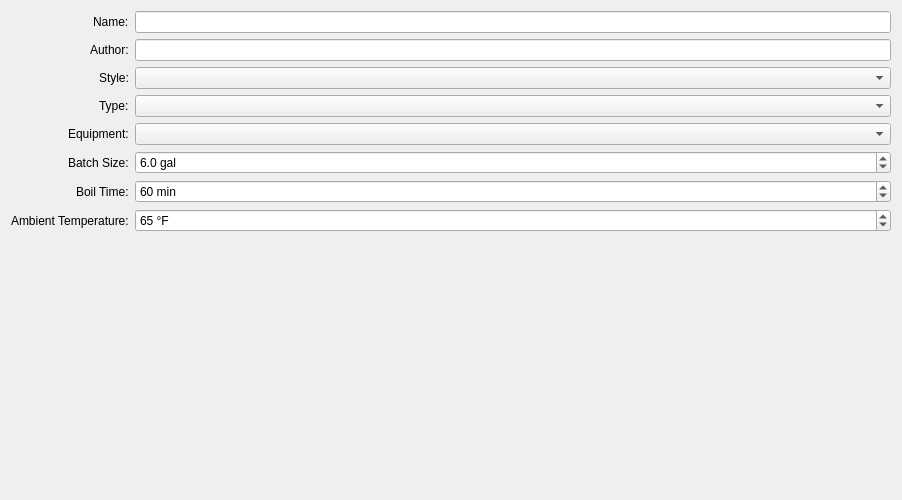
<?xml version="1.0" encoding="UTF-8"?>
<ui version="4.0">
 <class>TabRecipe</class>
 <widget class="QWidget" name="TabRecipe">
  <property name="geometry">
   <rect>
    <x>0</x>
    <y>0</y>
    <width>902</width>
    <height>500</height>
   </rect>
  </property>
  <property name="windowTitle">
   <string>Form</string>
  </property>
  <layout class="QFormLayout" name="formLayout">
   <property name="labelAlignment">
    <set>Qt::AlignRight|Qt::AlignTrailing|Qt::AlignVCenter</set>
   </property>
   <item row="0" column="0">
    <widget class="QLabel" name="lbl_name">
     <property name="text">
      <string>Name:</string>
     </property>
    </widget>
   </item>
   <item row="0" column="1">
    <widget class="QLineEdit" name="name">
     <property name="maxLength">
      <number>80</number>
     </property>
    </widget>
   </item>
   <item row="1" column="0">
    <widget class="QLabel" name="lbl_author">
     <property name="text">
      <string>Author:</string>
     </property>
    </widget>
   </item>
   <item row="1" column="1">
    <widget class="QLineEdit" name="author"/>
   </item>
   <item row="2" column="0">
    <widget class="QLabel" name="lbl_style">
     <property name="text">
      <string>Style:</string>
     </property>
    </widget>
   </item>
   <item row="2" column="1">
    <widget class="QComboBox" name="style"/>
   </item>
   <item row="3" column="0">
    <widget class="QLabel" name="lbl_type">
     <property name="text">
      <string>Type:</string>
     </property>
    </widget>
   </item>
   <item row="3" column="1">
    <widget class="QComboBox" name="rtype"/>
   </item>
   <item row="4" column="0">
    <widget class="QLabel" name="lbl_equipment">
     <property name="text">
      <string>Equipment:</string>
     </property>
    </widget>
   </item>
   <item row="4" column="1">
    <widget class="QComboBox" name="equipment"/>
   </item>
   <item row="5" column="0">
    <widget class="QLabel" name="lbl_size">
     <property name="text">
      <string>Batch Size:</string>
     </property>
    </widget>
   </item>
   <item row="5" column="1">
    <widget class="QDoubleSpinBox" name="size">
     <property name="toolTip">
      <string>Volume into the fermentor.</string>
     </property>
     <property name="suffix">
      <string> gal</string>
     </property>
     <property name="decimals">
      <number>1</number>
     </property>
     <property name="maximum">
      <double>630.000000000000000</double>
     </property>
     <property name="singleStep">
      <double>0.100000000000000</double>
     </property>
     <property name="value">
      <double>6.000000000000000</double>
     </property>
    </widget>
   </item>
   <item row="6" column="0">
    <widget class="QLabel" name="lbl_boil_time">
     <property name="text">
      <string>Boil Time:</string>
     </property>
    </widget>
   </item>
   <item row="6" column="1">
    <widget class="QSpinBox" name="time_boil">
     <property name="suffix">
      <string> min</string>
     </property>
     <property name="maximum">
      <number>240</number>
     </property>
     <property name="value">
      <number>60</number>
     </property>
    </widget>
   </item>
   <item row="7" column="0">
    <widget class="QLabel" name="lbl_ambient">
     <property name="text">
      <string>Ambient Temperature:</string>
     </property>
    </widget>
   </item>
   <item row="7" column="1">
    <widget class="QSpinBox" name="ambient">
     <property name="toolTip">
      <string>Starting temperature of the grains and mash tun.</string>
     </property>
     <property name="suffix">
      <string> °F</string>
     </property>
     <property name="minimum">
      <number>0</number>
     </property>
     <property name="maximum">
      <number>120</number>
     </property>
     <property name="value">
      <number>65</number>
     </property>
    </widget>
   </item>
  </layout>
 </widget>
 <resources/>
 <connections/>
</ui>
